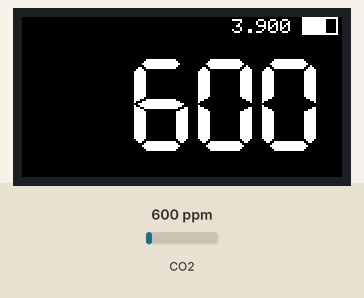
Simulated run of this sketch. Board: ESP32. On the bench: 160×80 colour display. The test bench sets the inputs (shaded band); at power-on: CO2 600 ppm. What the sketch prints to the serial monitor is not drawn.

Above: at 1.3 s.
1.4 s: CO2 set to 452 ppm
At 10.6 s:
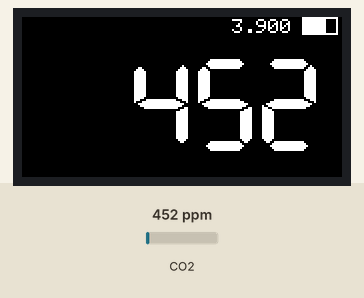
11.7 s: CO2 set to 1050 ppm
At 20.6 s:
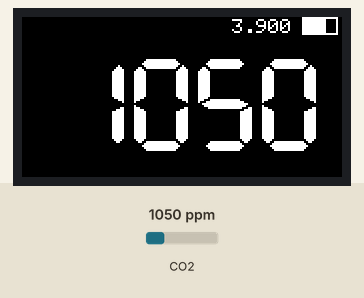
21.7 s: CO2 set to 1700 ppm
At 30.7 s:
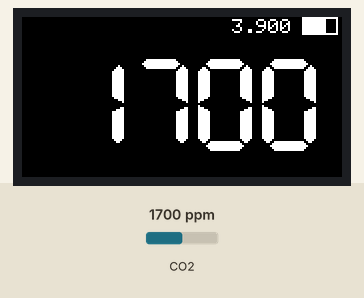
Timing chart, 0 to 32.2 s (numbered marks = the images above; inputs shaded):
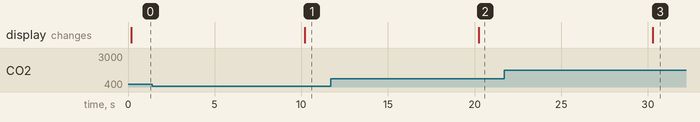

Measured:
- after the input at 1.4 s, the display: changes after 8.8 s (image 1)
- after the input at 11.7 s, the display: changes after 8.5 s (image 2)
- after the input at 21.7 s, the display: changes after 8.6 s (image 3)

The sketch:

CO2Monitor.ino
```cpp
// -*- mode: c -*-
#include <M5StickC.h>
#include "MHZ19.h"

#define RX_PIN 26  // Rx pin which the MHZ19 Tx pin is attached to
#define TX_PIN 0   // Tx pin which the MHZ19 Rx pin is attached to

MHZ19 myMHZ19;     // Constructor for library
unsigned long delaySec = 10000;

void setup() {
    // Initialize the M5StickC object
    M5.begin();
    M5.Lcd.setRotation(1);
    setCpuFrequencyMhz(80);
    M5.Axp.ScreenBreath(8);

    Serial.begin(9600);
    Serial1.begin(9600, SERIAL_8N1, RX_PIN, TX_PIN);
    myMHZ19.begin(Serial1);
    myMHZ19.autoCalibration();
}

void loop() {
    if (Serial1) {
        render_co2();
    }
    render_battery();
    delay(delaySec);
}

void render_co2() {
    int co2 = myMHZ19.getCO2();
    M5.Lcd.setTextDatum(TR_DATUM);
    M5.Lcd.drawString("  " + (String) co2, 150, 20, 7);
    if (Serial) {
        Serial.print("CO2: ");
        Serial.println(co2);
    }
}

void render_battery() {
    M5.Lcd.setTextDatum(TL_DATUM);
    double vbat = M5.Axp.GetVbatData() * 1.1 / 1000;
    uint8_t warning = M5.Axp.GetWarningLeve();
    uint16_t color = WHITE;
    if (warning) {
        color = RED;
    }
    M5.Lcd.fillRect(140, 0, 18, 9, BLACK);
    if (vbat >= 4) {
        M5.Lcd.fillRect(140, 0, 18, 9, color);
    } else if (vbat >= 3.7) {
        M5.Lcd.fillRect(140, 0, 12, 9, color);
    } else {
        M5.Lcd.fillRect(140, 0, 6, 9, color);
    }
    M5.Lcd.drawRect(140, 0, 18, 9, color);
    M5.Lcd.setCursor(105, 1);
    M5.Lcd.printf("%.3f", vbat);

    if (Serial) {
        Serial.print("vbat: ");
        Serial.print(vbat);
        Serial.print(", w: ");
        Serial.println(warning);
    }
}
```
